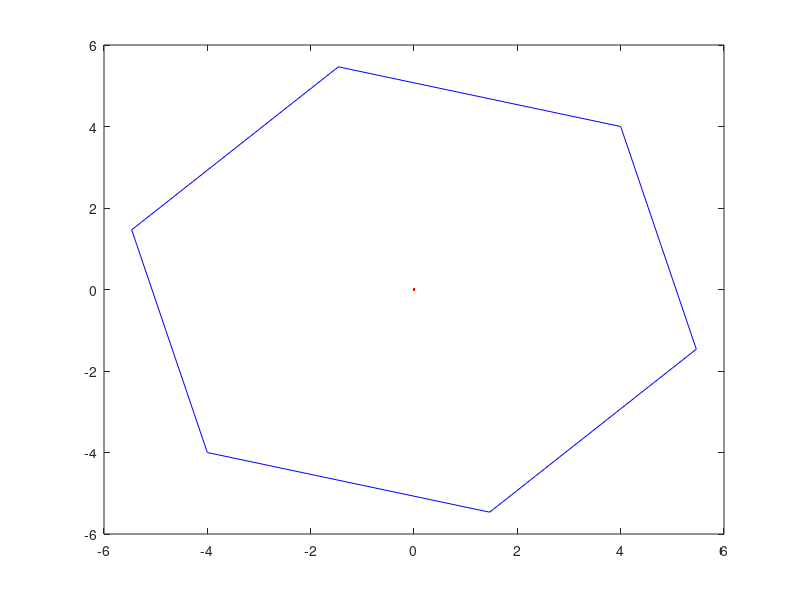
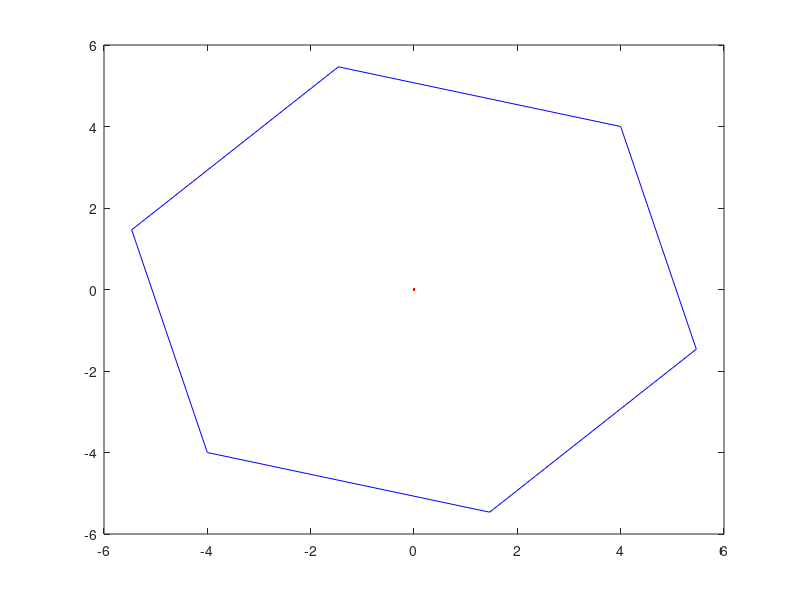

The MATLAB script that drew these images, in order:
n=6
x=4
y=4
r=[cos(2*pi/n),-sin(2*pi/n);sin(2*pi/n),cos(2*pi/n)]
v=[x;y]
b=v
r*v
for i=1:6
    v=r*v
    b=[b,v]
end
plot(b(1,1:7), b(2,1:7), 'b',0,0,'r')
figure(2)
r=[cos(2*pi/12),-sin(2*pi/12);sin(2*pi/12),cos(2*pi/12)]
for t=1:4
    
    
for i= 1:7
    x=b(1,i);
    y=b(2,i);
    lolitos=r*[x;y];
    b(1,i)=lolitos(1);
    b(2,i)=lolitos(2);
   
end
plot(b(1,1:7), b(2,1:7), 'b',0,0,'r')
pause(1)
end


